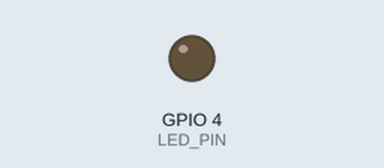
Recording of a sketch running on a simulated ESP32. Shown: output pins drawn as LEDs (lit = HIGH). WiFi joins after 1.5 s; servers stay silent unless stated; what the sketch prints to the serial monitor is not drawn.

Above: at 0.1 s.
At 1.6 s:
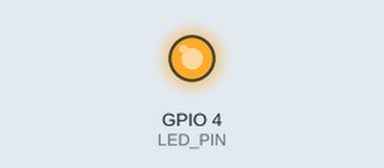
Timing chart, 0 to 3.1 s (numbered marks = the images above):
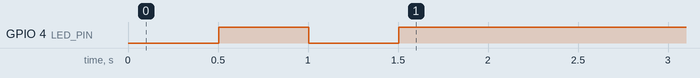

The sketch:

WifiConnection.ino
```cpp
// Подключаем необходимые библиотеки
#include <WiFi.h>
#include <HTTPClient.h>

const char* ssid = "Prokuratura";      // Название Wi-Fi сети
const char* password = "femida19052002";      // Пароль от Wi-Fi

// Пины для светодиода (для индикации)
#define LED_PIN 4  // Встроенный светодиод на ESP32-CAM

void setup() {
  // Инициализация последовательного порта для отладки
  Serial.begin(115200);
  Serial.println("Инициализация");
  // Настройка светодиода
  pinMode(LED_PIN, OUTPUT);
  digitalWrite(LED_PIN, LOW);

  connectToWiFi();
}

void loop() {

}

// Функция подключения к Wi-Fi
void connectToWiFi() {
  Serial.println();
  Serial.print("Подключаемся к Wi-Fi сети: ");
  Serial.println(ssid);

  // Включаем Wi-Fi
  WiFi.begin(ssid, password);

  // Ждем подключения (максимум 20 секунд)
  int attempts = 0;
  while (WiFi.status() != WL_CONNECTED && attempts < 40) {
    delay(500);
    Serial.print(".");
    digitalWrite(LED_PIN, !digitalRead(LED_PIN)); // Мигаем светодиодом
    attempts++;
  }

  // Проверяем результат
  if (WiFi.status() == WL_CONNECTED) {
    Serial.println("");
    Serial.println("Wi-Fi подключен!");
    Serial.print("IP адрес: ");
    Serial.println(WiFi.localIP());
    // digitalWrite(LED_PIN, HIGH); // Включаем светодиод
  } else {
    Serial.println("");
    Serial.println("Не удалось подключиться к Wi-Fi!");
    // digitalWrite(LED_PIN, LOW); // Выключаем светодиод
  }
}
```
